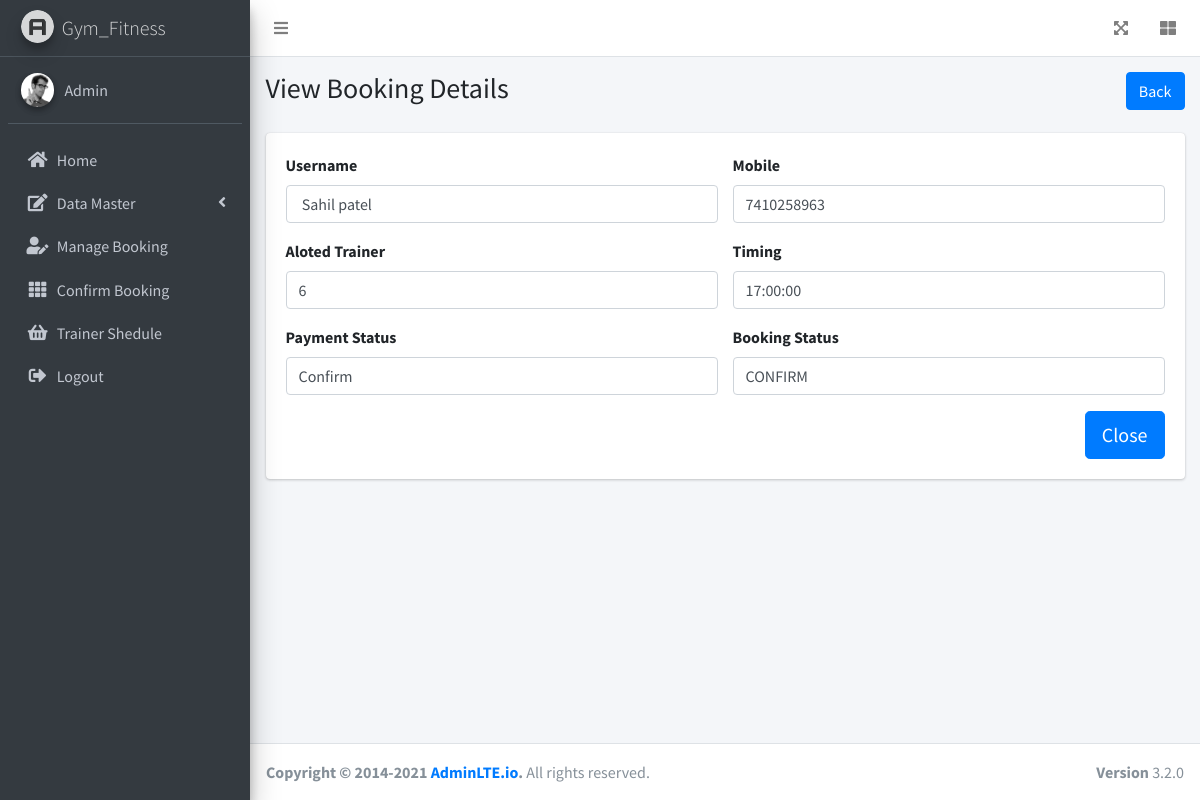
The app's page /admin/viewBooking.php?id=16 with its own data.
### tables this page shows
CREATE TABLE `booking` (
  `b_id` int(11) NOT NULL,
  `user_id` int(11) NOT NULL,
  `payment_status` varchar(255) NOT NULL,
  `boking_status` varchar(50) NOT NULL DEFAULT 'Pandding',
  `alot_trainer` int(11) NOT NULL DEFAULT 0,
  `alot_time` time NOT NULL,
  `package_id` int(11) NOT NULL,
  `created_at` timestamp NOT NULL DEFAULT current_timestamp(),
  `updated_at` timestamp NOT NULL DEFAULT current_timestamp() ON UPDATE current_timestamp()
);

CREATE TABLE `user` (
  `id` int(11) NOT NULL,
  `username` varchar(256) NOT NULL,
  `gmail` varchar(256) NOT NULL,
  `contact` varchar(10) NOT NULL,
  `address` varchar(256) NOT NULL,
  `role` varchar(10) NOT NULL DEFAULT 'user',
  `password` varchar(50) NOT NULL,
  `image` varchar(255) NOT NULL,
  `status` int(1) NOT NULL DEFAULT 0,
  `create_at` timestamp NOT NULL DEFAULT current_timestamp(),
  `update_at` timestamp NOT NULL DEFAULT current_timestamp() ON UPDATE current_timestamp()
);

### admin/viewBooking.php (the view, shortened to what this page needs)
<?php
require_once("../include/db.php");
$id = $_GET['id'];
$sql = "SELECT * FROM booking LEFT JOIN package ON booking.package_id = package.package_id LEFT JOIN user ON booking.user_id=user.id WHERE b_id = $id";
$result= mysqli_query($conn,$sql);
while ($row = mysqli_fetch_assoc($result)) {
  $Username = $row["username"];
  $mobile = $row["contact"];
 $Aloted_Trainer = $row["alot_trainer"];
  $Timing = $row["alot_time"];
  $Payment_Status=$row["payment_status"];
  $Booking_Status = $row["boking_status"];
}
?>
<!DOCTYPE html>
<html lang="en">
<?php require_once("./layout/haeder.php");?>
<body class="hold-transition sidebar-mini layout-fixed">
<div class="wrapper">
  <?php
  require_once("./layout/navbar.php") ?>
  <aside class="main-sidebar sidebar-dark-primary elevation-4">
    <a href="index3.html" class="brand-link">
      <img src="./dist/img/AdminLTELogo.png" alt="AdminLTE Logo" class="brand-image img-circle elevation-3" style="opacity: .8">
      <span class="brand-text font-weight-light">Gym_Fitness</span>
    </a>
    <?php require_once("./layout/sidebar.php");?>
  </aside>
  <div class="content-wrapper">
    <div class="content-header">
      <div class="container-fluid">
        <div class="row mb-2">
          <div class="col-sm-6">
            <h3 class="m-0">View Booking Details</h3>
          </div>
          <div class="col-sm-6">
            <ol class="breadcrumb float-sm-right">
              <li class="breadcrumb-item active"><a href="./manageBooking.php" id="back-firm" class="btn btn-primary">Back</a></li>
            </ol>
          </div>
        </div>
      </div>
    </div>
    <section class="content">
      <div class="container-fluid">
      <div class="card card-primary">
      <div class="card-body">
                <form id="add-customer-form">
                <div class="row">
                  <div class="col-6 form-group">
                  <label>Username</label>
                    <input type="text" class="form-control" placeholder="Name" name="CustName" value="<?php echo $Username;?>" autocomplete="off" id="Cust-name" required>
                  </div>
                  <div class="col-6 form-group">
                  <label>Mobile</label>
                    <input type="text" class="form-control" placeholder="Mobile" name="CustMobile" value="<?php echo $mobile;?>"  autocomplete="off" id="Cust-Mobile">
                  </div>
                  <div class="col-6 form-group">
                  <label>Aloted Trainer</label>
                    <input type="text" class="form-control" placeholder="Trainer " name="CustName" value="<?php echo $Aloted_Trainer;?>"  autocomplete="off" id="Cust-name" required>
                  </div>
                  <div class="col-6 form-group">
                  <label>Timing</label>
                    <input type="text" class="form-control" placeholder="Timming" name="CustName" value="<?php echo $Timing;?>"  autocomplete="off" id="Cust-name" required>
                  </div>
                  <div class="col-6 form-group">
                  <label>Payment Status</label>
                    <input type="text" class="form-control" placeholder="Timming" name="CustName" value="<?php echo $Payment_Status;?>"  autocomplete="off" id="Cust-name" required>
                  </div>
                  <div class="col-6 form-group">
                  <label>Booking Status</label>
                    <input type="text" class="form-control" placeholder="Timming" name="CustName" value="<?php echo $Booking_Status;?>"  autocomplete="off" id="Cust-name" required>
                  </div>
                </div>
                <a href="./manageBooking.php"><input type="button" class="btn btn-primary btn-lg float-right" id="add-customer" value="Close"></a>
              </form>
              </div>
              </div>
      </div>
      </section>
      </div>
  </div>
 <?php require_once("./layout/footer.php"); ?>
</body>
</html>

### records on screen
booking: CustName "Sahil patel", CustMobile "7410258963", CustName "6", CustName "17:00:00", CustName "Confirm", CustName "CONFIRM"
